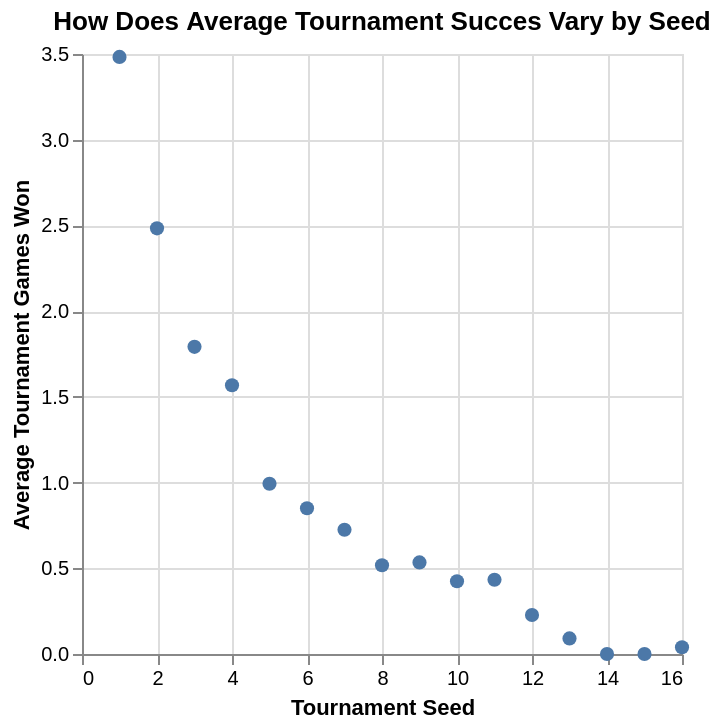

Notebook cell for this chart:
### Markdown cell above
Visualization 1: 
This plot compares the average wins across seeds. Averaging wins within each seed makes the overall relationship clearer than plotting overlapping individual observations. Lower seed numbers represent better seeded teams, the decreasing pattern illustated by graph shows that these teams tend to win more tournament games, supporting seed as a potential predictor. However, each point on the graph now is an average of teams, thus this graph does not show variation between individual teams seeded the same.

### Code cell
#keep observations w positive tournament seed
ana_data= tidy_data.loc[tidy_data['seed']>0].copy()
seed_mean= ana_data.groupby('seed')[['tourney_wins']].mean().reset_index()

seed_win_plot = alt.Chart(seed_mean).mark_circle(opacity=1,size=50).encode(
    x=alt.X('seed').title('Tournament Seed'),
    y=alt.Y('tourney_wins').title('Average Tournament Games Won')).properties(
        title='How Does Average Tournament Succes Vary by Seed')
seed_win_plot

### Figure 1 — Vega-Lite specification as saved in the notebook (floating-point values rounded to 4 significant figures)
{"config": {"view": {"continuousWidth": 300, "continuousHeight": 300}}, "data": {"name": "data-2845c5cfa400f63edbd63f6a8dbaee2c"}, "mark": {"type": "circle", "opacity": 1, "size": 50}, "encoding": {"x": {"field": "seed", "title": "Tournament Seed", "type": "quantitative"}, "y": {"field": "tourney_wins", "title": "Average Tournament Games Won", "type": "quantitative"}}, "title": "How Does Average Tournament Succes Vary by Seed", "$schema": "https://vega.github.io/schema/vega-lite/v5.20.1.json", "datasets": {"data-2845c5cfa400f63edbd63f6a8dbaee2c": [{"seed": 1, "tourney_wins": 3.483}, {"seed": 2, "tourney_wins": 2.483}, {"seed": 3, "tourney_wins": 1.792}, {"seed": 4, "tourney_wins": 1.568}, {"seed": 5, "tourney_wins": 0.9933}, {"seed": 6, "tourney_wins": 0.8503}, {"seed": 7, "tourney_wins": 0.7248}, {"seed": 8, "tourney_wins": 0.5177}, {"seed": 9, "tourney_wins": 0.5344}, {"seed": 10, "tourney_wins": 0.4242}, {"seed": 11, "tourney_wins": 0.4333}, {"seed": 12, "tourney_wins": 0.2276}, {"seed": 13, "tourney_wins": 0.09091}, {"seed": 14, "tourney_wins": 0.0}, {"seed": 15, "tourney_wins": 0.0}, {"seed": 16, "tourney_wins": 0.0396}]}}
